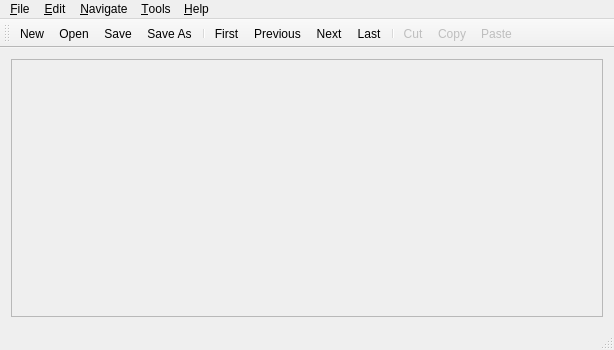
<?xml version="1.0" encoding="UTF-8"?>
<ui version="4.0">
 <author>Al Williams</author>
 <class>KCsvEdMain</class>
 <widget class="QMainWindow" name="KCsvEdMain">
  <property name="geometry">
   <rect>
    <x>0</x>
    <y>0</y>
    <width>614</width>
    <height>350</height>
   </rect>
  </property>
  <property name="windowTitle">
   <string>kcvsed</string>
  </property>
  <property name="windowIcon">
   <iconset resource="csved.qrc">
    <normaloff>:/icons/edit-4.png</normaloff>:/icons/edit-4.png</iconset>
  </property>
  <widget class="QWidget" name="centralWidget">
   <layout class="QGridLayout" name="gridLayout">
    <item row="0" column="0">
     <widget class="QScrollArea" name="scrollArea">
      <property name="widgetResizable">
       <bool>true</bool>
      </property>
      <widget class="QWidget" name="scroller">
       <property name="geometry">
        <rect>
         <x>0</x>
         <y>0</y>
         <width>598</width>
         <height>250</height>
        </rect>
       </property>
       <layout class="QGridLayout" name="gridLayout_2">
        <item row="0" column="0">
         <widget class="QFrame" name="editFrame">
          <property name="frameShape">
           <enum>QFrame::NoFrame</enum>
          </property>
          <property name="frameShadow">
           <enum>QFrame::Plain</enum>
          </property>
          <layout class="QVBoxLayout" name="verticalLayout"/>
         </widget>
        </item>
       </layout>
      </widget>
     </widget>
    </item>
   </layout>
  </widget>
  <widget class="QMenuBar" name="menuBar">
   <property name="geometry">
    <rect>
     <x>0</x>
     <y>0</y>
     <width>614</width>
     <height>21</height>
    </rect>
   </property>
   <widget class="QMenu" name="menu_File">
    <property name="title">
     <string>&amp;File</string>
    </property>
    <widget class="QMenu" name="menuOpen_Recent">
     <property name="title">
      <string>Open &amp;Recent </string>
     </property>
     <addaction name="actionDummy"/>
    </widget>
    <addaction name="action_New"/>
    <addaction name="action_Open"/>
    <addaction name="menuOpen_Recent"/>
    <addaction name="action_Save"/>
    <addaction name="action_Save_As"/>
    <addaction name="separator"/>
    <addaction name="action_Database_Open"/>
    <addaction name="actionData_base_Save"/>
    <addaction name="separator"/>
    <addaction name="actionE_xit"/>
   </widget>
   <widget class="QMenu" name="menu_Navigate">
    <property name="title">
     <string>&amp;Navigate</string>
    </property>
    <addaction name="action_Next"/>
    <addaction name="action_Previous"/>
    <addaction name="action_First"/>
    <addaction name="action_Last"/>
   </widget>
   <widget class="QMenu" name="menu_Edit">
    <property name="title">
     <string>&amp;Edit</string>
    </property>
    <addaction name="action_Copy"/>
    <addaction name="actionCu_t"/>
    <addaction name="action_Paste"/>
    <addaction name="separator"/>
    <addaction name="action_Insert_Row"/>
    <addaction name="action_Add_New_Row"/>
    <addaction name="action_Delete_Row"/>
    <addaction name="action_Revert"/>
    <addaction name="separator"/>
    <addaction name="actionAdd_New_Field"/>
    <addaction name="actionEdit_Header"/>
   </widget>
   <widget class="QMenu" name="menu_Help">
    <property name="title">
     <string>&amp;Help</string>
    </property>
    <addaction name="action_About"/>
   </widget>
   <widget class="QMenu" name="menu_Tools">
    <property name="title">
     <string>&amp;Tools</string>
    </property>
    <addaction name="action_Options"/>
   </widget>
   <addaction name="menu_File"/>
   <addaction name="menu_Edit"/>
   <addaction name="menu_Navigate"/>
   <addaction name="menu_Tools"/>
   <addaction name="menu_Help"/>
  </widget>
  <widget class="QToolBar" name="mainToolBar">
   <property name="movable">
    <bool>true</bool>
   </property>
   <property name="toolButtonStyle">
    <enum>Qt::ToolButtonTextUnderIcon</enum>
   </property>
   <property name="floatable">
    <bool>true</bool>
   </property>
   <attribute name="toolBarArea">
    <enum>TopToolBarArea</enum>
   </attribute>
   <attribute name="toolBarBreak">
    <bool>false</bool>
   </attribute>
   <addaction name="action_New"/>
   <addaction name="action_Open"/>
   <addaction name="action_Save"/>
   <addaction name="action_Save_As"/>
   <addaction name="separator"/>
   <addaction name="action_First"/>
   <addaction name="action_Previous"/>
   <addaction name="action_Next"/>
   <addaction name="action_Last"/>
   <addaction name="separator"/>
   <addaction name="actionCu_t"/>
   <addaction name="action_Copy"/>
   <addaction name="action_Paste"/>
  </widget>
  <widget class="QStatusBar" name="statusBar"/>
  <action name="actionE_xit">
   <property name="text">
    <string>&amp;Quit</string>
   </property>
   <property name="statusTip">
    <string>Exit the program</string>
   </property>
   <property name="shortcut">
    <string>Alt+X</string>
   </property>
  </action>
  <action name="action_New">
   <property name="icon">
    <iconset resource="csved.qrc">
     <normaloff>:/icons/document-new-6.png</normaloff>:/icons/document-new-6.png</iconset>
   </property>
   <property name="text">
    <string>&amp;New</string>
   </property>
   <property name="statusTip">
    <string>Create a new CSV document</string>
   </property>
  </action>
  <action name="action_Open">
   <property name="icon">
    <iconset resource="csved.qrc">
     <normaloff>:/icons/document-open-2.png</normaloff>:/icons/document-open-2.png</iconset>
   </property>
   <property name="text">
    <string>&amp;Open...</string>
   </property>
   <property name="statusTip">
    <string>Open a file</string>
   </property>
  </action>
  <action name="action_Save">
   <property name="icon">
    <iconset resource="csved.qrc">
     <normaloff>:/icons/document-save-2.png</normaloff>:/icons/document-save-2.png</iconset>
   </property>
   <property name="text">
    <string>&amp;Save</string>
   </property>
   <property name="statusTip">
    <string>Save current document</string>
   </property>
  </action>
  <action name="action_Save_As">
   <property name="icon">
    <iconset resource="csved.qrc">
     <normaloff>:/icons/document-save-as-2.png</normaloff>:/icons/document-save-as-2.png</iconset>
   </property>
   <property name="text">
    <string>Save &amp;As...</string>
   </property>
   <property name="statusTip">
    <string>Save current document with new name</string>
   </property>
  </action>
  <action name="action_Next">
   <property name="icon">
    <iconset resource="csved.qrc">
     <normaloff>:/icons/go-next-5.png</normaloff>:/icons/go-next-5.png</iconset>
   </property>
   <property name="text">
    <string>&amp;Next</string>
   </property>
   <property name="statusTip">
    <string>Move to next line in file (record)</string>
   </property>
   <property name="shortcut">
    <string>Ctrl+Right</string>
   </property>
  </action>
  <action name="action_Previous">
   <property name="icon">
    <iconset resource="csved.qrc">
     <normaloff>:/icons/go-previous-5.png</normaloff>:/icons/go-previous-5.png</iconset>
   </property>
   <property name="text">
    <string>&amp;Previous</string>
   </property>
   <property name="statusTip">
    <string>Move to previous line in file (record)</string>
   </property>
   <property name="shortcut">
    <string>Ctrl+Left</string>
   </property>
  </action>
  <action name="action_First">
   <property name="icon">
    <iconset resource="csved.qrc">
     <normaloff>:/icons/go-first-3.png</normaloff>:/icons/go-first-3.png</iconset>
   </property>
   <property name="text">
    <string>&amp;First</string>
   </property>
   <property name="statusTip">
    <string>Move to first line in file (record)</string>
   </property>
   <property name="shortcut">
    <string>Ctrl+Home</string>
   </property>
  </action>
  <action name="action_Last">
   <property name="icon">
    <iconset resource="csved.qrc">
     <normaloff>:/icons/go-last-3.png</normaloff>:/icons/go-last-3.png</iconset>
   </property>
   <property name="text">
    <string>&amp;Last</string>
   </property>
   <property name="statusTip">
    <string>Move to last line in file (record)</string>
   </property>
   <property name="shortcut">
    <string>Ctrl+End</string>
   </property>
  </action>
  <action name="action_Copy">
   <property name="enabled">
    <bool>false</bool>
   </property>
   <property name="icon">
    <iconset resource="csved.qrc">
     <normaloff>:/icons/edit-copy-3.png</normaloff>:/icons/edit-copy-3.png</iconset>
   </property>
   <property name="text">
    <string>&amp;Copy</string>
   </property>
   <property name="statusTip">
    <string>Copy the current field's text to the clipboard</string>
   </property>
  </action>
  <action name="actionCu_t">
   <property name="enabled">
    <bool>false</bool>
   </property>
   <property name="icon">
    <iconset resource="csved.qrc">
     <normaloff>:/icons/edit-cut-6.png</normaloff>:/icons/edit-cut-6.png</iconset>
   </property>
   <property name="text">
    <string>Cu&amp;t</string>
   </property>
   <property name="statusTip">
    <string>Cut the current field's text to the clipboard</string>
   </property>
  </action>
  <action name="action_Paste">
   <property name="enabled">
    <bool>false</bool>
   </property>
   <property name="icon">
    <iconset resource="csved.qrc">
     <normaloff>:/icons/edit-paste-3.png</normaloff>:/icons/edit-paste-3.png</iconset>
   </property>
   <property name="text">
    <string>&amp;Paste</string>
   </property>
   <property name="statusTip">
    <string>Paste the clipboard content into the current field</string>
   </property>
  </action>
  <action name="action_Revert">
   <property name="text">
    <string>&amp;Revert Row</string>
   </property>
   <property name="statusTip">
    <string>Revert to saved copy; Warning! All changes on this row will be lost</string>
   </property>
  </action>
  <action name="action_Insert_Row">
   <property name="text">
    <string>&amp;Insert Row</string>
   </property>
   <property name="statusTip">
    <string>Insert a new line (record) at the current location</string>
   </property>
   <property name="shortcut">
    <string>Ctrl+Ins</string>
   </property>
  </action>
  <action name="action_Delete_Row">
   <property name="text">
    <string>&amp;Delete Row</string>
   </property>
   <property name="statusTip">
    <string>Delete current line (record)</string>
   </property>
   <property name="shortcut">
    <string>Ctrl+Del</string>
   </property>
  </action>
  <action name="action_Options">
   <property name="text">
    <string>&amp;Options...</string>
   </property>
   <property name="statusTip">
    <string>Set options</string>
   </property>
  </action>
  <action name="action_About">
   <property name="text">
    <string>&amp;About...</string>
   </property>
   <property name="statusTip">
    <string>All about me</string>
   </property>
  </action>
  <action name="actionEdit_Header">
   <property name="checkable">
    <bool>true</bool>
   </property>
   <property name="enabled">
    <bool>true</bool>
   </property>
   <property name="text">
    <string>Edit &amp;Header</string>
   </property>
   <property name="statusTip">
    <string>Check to make header row editable</string>
   </property>
  </action>
  <action name="action_Add_New_Row">
   <property name="text">
    <string>&amp;Add New Row</string>
   </property>
   <property name="statusTip">
    <string>Add new line (record) at end of document</string>
   </property>
  </action>
  <action name="actionAdd_New_Field">
   <property name="text">
    <string>Add New Field...</string>
   </property>
   <property name="statusTip">
    <string>Add a new field to the end (adds to all records)</string>
   </property>
  </action>
  <action name="actionDummy">
   <property name="text">
    <string>Dummy</string>
   </property>
  </action>
  <action name="action_Database_Open">
   <property name="text">
    <string>&amp;Database Open...</string>
   </property>
  </action>
  <action name="actionData_base_Save">
   <property name="text">
    <string>Data&amp;base Save...</string>
   </property>
  </action>
 </widget>
 <layoutdefault spacing="6" margin="11"/>
 <resources>
  <include location="csved.qrc"/>
 </resources>
 <connections/>
 <slots>
  <slot>updateEditMenu()</slot>
 </slots>
</ui>
